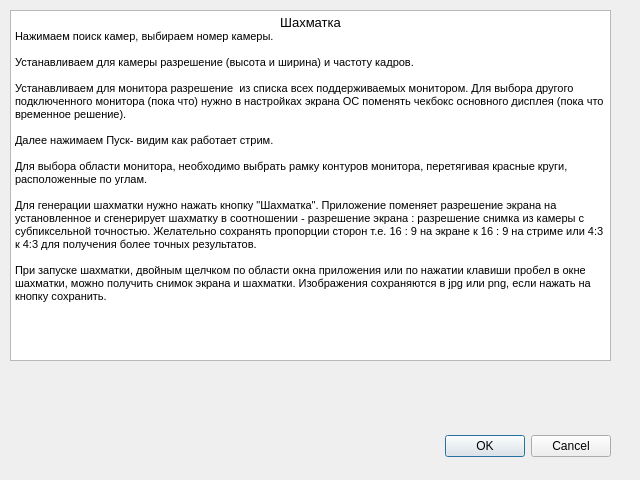
<?xml version="1.0" encoding="UTF-8"?>
<ui version="4.0">
 <class>AboutDialog</class>
 <widget class="QDialog" name="AboutDialog">
  <property name="geometry">
   <rect>
    <x>0</x>
    <y>0</y>
    <width>640</width>
    <height>480</height>
   </rect>
  </property>
  <property name="windowTitle">
   <string>О программе</string>
  </property>
  <widget class="QDialogButtonBox" name="buttonBox">
   <property name="geometry">
    <rect>
     <x>310</x>
     <y>430</y>
     <width>301</width>
     <height>32</height>
    </rect>
   </property>
   <property name="orientation">
    <enum>Qt::Horizontal</enum>
   </property>
   <property name="standardButtons">
    <set>QDialogButtonBox::Cancel|QDialogButtonBox::Ok</set>
   </property>
  </widget>
  <widget class="QWidget" name="widget" native="true">
   <property name="geometry">
    <rect>
     <x>10</x>
     <y>10</y>
     <width>601</width>
     <height>351</height>
    </rect>
   </property>
   <property name="autoFillBackground">
    <bool>true</bool>
   </property>
   <widget class="QTextBrowser" name="textBrowser">
    <property name="geometry">
     <rect>
      <x>0</x>
      <y>0</y>
      <width>601</width>
      <height>351</height>
     </rect>
    </property>
    <property name="html">
     <string>&lt;!DOCTYPE HTML PUBLIC &quot;-//W3C//DTD HTML 4.0//EN&quot; &quot;http://www.w3.org/TR/REC-html40/strict.dtd&quot;&gt;
&lt;html&gt;&lt;head&gt;&lt;meta name=&quot;qrichtext&quot; content=&quot;1&quot; /&gt;&lt;style type=&quot;text/css&quot;&gt;
p, li { white-space: pre-wrap; }
&lt;/style&gt;&lt;/head&gt;&lt;body style=&quot; font-family:'MS Shell Dlg 2'; font-size:8.25pt; font-weight:400; font-style:normal;&quot;&gt;
&lt;p align=&quot;center&quot; style=&quot; margin-top:0px; margin-bottom:0px; margin-left:0px; margin-right:0px; -qt-block-indent:0; text-indent:0px;&quot;&gt;&lt;span style=&quot; font-size:10pt;&quot;&gt;Шахматка&lt;/span&gt;&lt;/p&gt;
&lt;p style=&quot; margin-top:0px; margin-bottom:0px; margin-left:0px; margin-right:0px; -qt-block-indent:0; text-indent:0px;&quot;&gt;&lt;span style=&quot; font-size:8pt;&quot;&gt;Нажимаем поиск камер, выбираем номер камеры.&lt;/span&gt;&lt;/p&gt;
&lt;p style=&quot;-qt-paragraph-type:empty; margin-top:0px; margin-bottom:0px; margin-left:0px; margin-right:0px; -qt-block-indent:0; text-indent:0px; font-size:8pt;&quot;&gt;&lt;br /&gt;&lt;/p&gt;
&lt;p style=&quot; margin-top:0px; margin-bottom:0px; margin-left:0px; margin-right:0px; -qt-block-indent:0; text-indent:0px;&quot;&gt;&lt;span style=&quot; font-size:8pt;&quot;&gt;Устанавливаем для камеры разрешение (высота и ширина) и частоту кадров. &lt;/span&gt;&lt;/p&gt;
&lt;p style=&quot;-qt-paragraph-type:empty; margin-top:0px; margin-bottom:0px; margin-left:0px; margin-right:0px; -qt-block-indent:0; text-indent:0px; font-size:8pt;&quot;&gt;&lt;br /&gt;&lt;/p&gt;
&lt;p style=&quot; margin-top:0px; margin-bottom:0px; margin-left:0px; margin-right:0px; -qt-block-indent:0; text-indent:0px;&quot;&gt;&lt;span style=&quot; font-size:8pt;&quot;&gt;Устанавливаем для монитора разрешение  из списка всех поддерживаемых монитором. Для выбора другого подключенного монитора (пока что) нужно в настройках экрана ОС поменять чекбокс основного дисплея (пока что временное решение).&lt;/span&gt;&lt;/p&gt;
&lt;p style=&quot;-qt-paragraph-type:empty; margin-top:0px; margin-bottom:0px; margin-left:0px; margin-right:0px; -qt-block-indent:0; text-indent:0px; font-size:8pt;&quot;&gt;&lt;br /&gt;&lt;/p&gt;
&lt;p style=&quot; margin-top:0px; margin-bottom:0px; margin-left:0px; margin-right:0px; -qt-block-indent:0; text-indent:0px;&quot;&gt;&lt;span style=&quot; font-size:8pt;&quot;&gt;Далее нажимаем Пуск- видим как работает стрим.&lt;/span&gt;&lt;/p&gt;
&lt;p style=&quot;-qt-paragraph-type:empty; margin-top:0px; margin-bottom:0px; margin-left:0px; margin-right:0px; -qt-block-indent:0; text-indent:0px; font-size:8pt;&quot;&gt;&lt;br /&gt;&lt;/p&gt;
&lt;p style=&quot; margin-top:0px; margin-bottom:0px; margin-left:0px; margin-right:0px; -qt-block-indent:0; text-indent:0px;&quot;&gt;&lt;span style=&quot; font-size:8pt;&quot;&gt;Для выбора области монитора, необходимо выбрать рамку контуров монитора, перетягивая красные круги, расположенные по углам.&lt;/span&gt;&lt;/p&gt;
&lt;p style=&quot;-qt-paragraph-type:empty; margin-top:0px; margin-bottom:0px; margin-left:0px; margin-right:0px; -qt-block-indent:0; text-indent:0px; font-size:8pt;&quot;&gt;&lt;br /&gt;&lt;/p&gt;
&lt;p style=&quot; margin-top:0px; margin-bottom:0px; margin-left:0px; margin-right:0px; -qt-block-indent:0; text-indent:0px;&quot;&gt;&lt;span style=&quot; font-size:8pt;&quot;&gt;Для генерации шахматки нужно нажать кнопку &amp;quot;Шахматка&amp;quot;. Приложение поменяет разрешение экрана на установленное и сгенерирует шахматку в соотношении - разрешение экрана : разрешение снимка из камеры с субпиксельной точностью. Желательно сохранять пропорции сторон т.е. 16 : 9 на экране к 16 : 9 на стриме или 4:3 к 4:3 для получения более точных результатов.&lt;/span&gt;&lt;/p&gt;
&lt;p style=&quot; margin-top:0px; margin-bottom:0px; margin-left:0px; margin-right:0px; -qt-block-indent:0; text-indent:0px;&quot;&gt;&lt;span style=&quot; font-size:8pt;&quot;&gt; &lt;/span&gt;&lt;/p&gt;
&lt;p style=&quot; margin-top:0px; margin-bottom:0px; margin-left:0px; margin-right:0px; -qt-block-indent:0; text-indent:0px;&quot;&gt;&lt;span style=&quot; font-size:8pt;&quot;&gt;При запуске шахматки, двойным щелчком по области окна приложения или по нажатии клавиши пробел в окне шахматки, можно получить снимок экрана и шахматки. Изображения сохраняются в jpg или png, если нажать на кнопку сохранить.&lt;/span&gt;&lt;/p&gt;&lt;/body&gt;&lt;/html&gt;</string>
    </property>
   </widget>
  </widget>
 </widget>
 <resources/>
 <connections>
  <connection>
   <sender>buttonBox</sender>
   <signal>accepted()</signal>
   <receiver>AboutDialog</receiver>
   <slot>accept()</slot>
   <hints>
    <hint type="sourcelabel">
     <x>248</x>
     <y>254</y>
    </hint>
    <hint type="destinationlabel">
     <x>157</x>
     <y>274</y>
    </hint>
   </hints>
  </connection>
  <connection>
   <sender>buttonBox</sender>
   <signal>rejected()</signal>
   <receiver>AboutDialog</receiver>
   <slot>reject()</slot>
   <hints>
    <hint type="sourcelabel">
     <x>316</x>
     <y>260</y>
    </hint>
    <hint type="destinationlabel">
     <x>286</x>
     <y>274</y>
    </hint>
   </hints>
  </connection>
 </connections>
</ui>
